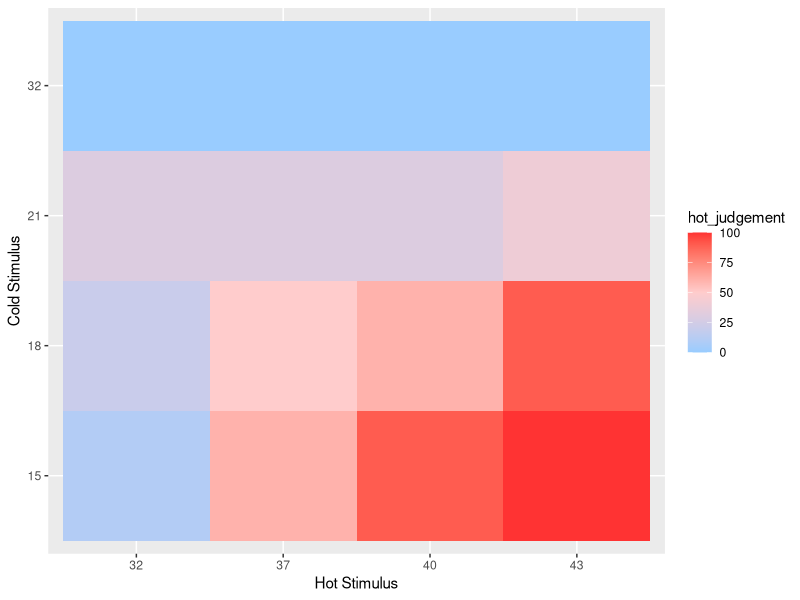
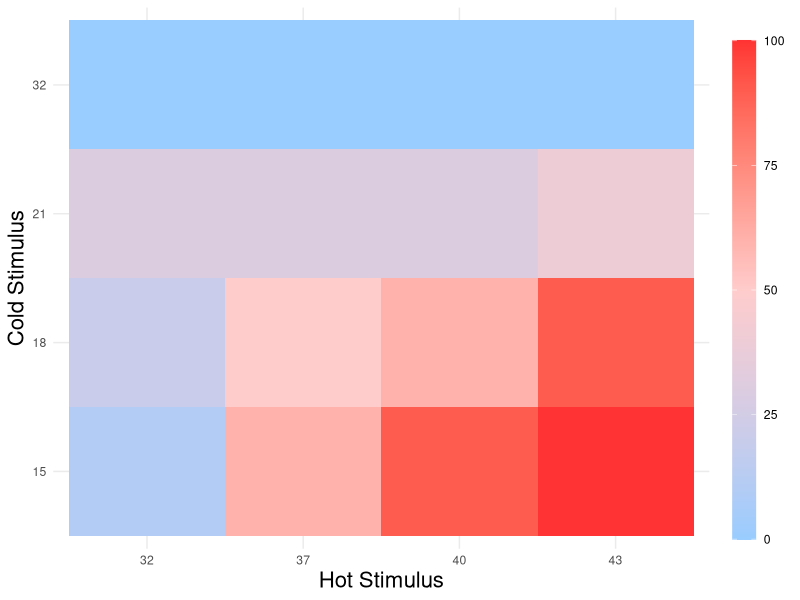

Generate these figures, in order, with R:
#  http://www.sthda.com/english/wiki/ggplot2-quick-correlation-matrix-heatmap-r-software-and-data-visualization
#  axis  http://www.sthda.com/english/wiki/ggplot2-title-main-axis-and-legend-titles

A1 <- c(100)
B1 <- c(90)
C1 <- c(40)
D1 <- c(0)

A2 <- c(90)
B2 <- c(60)
C2 <- c(30)
D2 <- c(0)

A3 <- c(60)
B3 <- c(50)
C3 <- c(30)
D3 <- c(0)

A4 <- c(10)
B4 <- c(20)
C4 <- c(30)
D4 <- c(0)

DF <- data.frame(
  hot_judgement = c(c(A1, B1,C1,D1), c(A2, B2,C2,D2), c(A3, B3,C3,D3), c(A4, B4,C4,D4)),
  #var_hot = rep(c("A", "B", "C", "D"), each = 4),
  var_hot = rep(c("43", "40", "37", "32"), each = 4),
  #var_cold = c(1,2,3,4,1,2,3,4,1,2,3,4,1,2,3,4),
  var_cold = c("15","18","21","32","15","18","21","32","15","18","21","32","15","18","21","32"),
  stringsAsFactors = FALSE
)

# save
write.csv(DF, file = "C:\\Users\\huaju\\Documents\\GitHub\\personal\\thermal_illusion\\psychometric\\data_exp3.csv")

library(ggplot2)
library(scales)
#library(grid)
#library(reshape2)

p <- ggplot(data = DF, aes(x=var_hot, y=var_cold, fill=hot_judgement)) + 
  geom_tile()  +
  xlab("Hot Stimulus") + ylab("Cold Stimulus") +
  scale_fill_gradient2(low="#99CCFF", mid="#FFCCCC", high="#FF3333", 
                       midpoint=50)

plot(p)

q <- p + theme_light() + theme_minimal() + theme(
axis.title.x = element_text(color="black", size=16),
axis.title.y = element_text(color="black", size=16),
legend.key.height = unit(1,"inch")
) +
labs( fill = "")

plot(q)




  